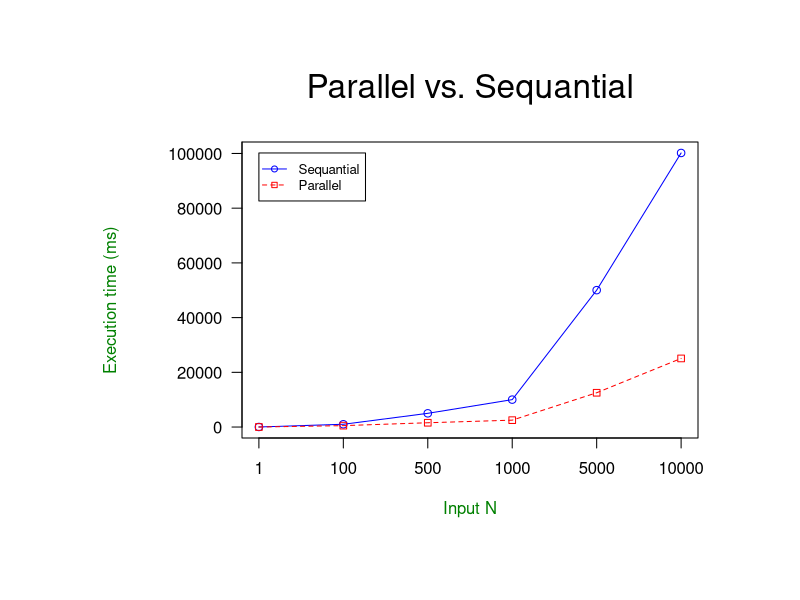

The R script that drew this image:
# Title: R Margins, single figure example
# Date: 2008-02-04
# Project: CFL R graphics

rm(list = ls())    # clear objects
graphics.off() 		# close graphics windows 

# Generate data
seq <- c( 23 ,1014, 5013, 10021, 50035,  100181) 
par <- c(12, 515, 1565,  2515, 12531 , 25076) 
g_range <- range(0, seq, par)

# Plot the data

# - Specify the layout parameters before any plotting
#   If you don't specify them before any plotting, the
#   results will be inconsistent and misaligned.
#
# - oma stands for 'Outer Margin Area', or the total margin space that is outside
#   of the standard plotting region (see graph)
#
# - The vector is ordered, the first value corresponding to the bottom. The entire
#   array is c(bottom, left, top, right)
#
# - All of the alternatives are:
#	- oma: Specify width of margins in number of lines
# 	- omi: Specify width of margins in inches
#	- omd: Specify width of margins in 'device coordinates'
#		- Device coordinates place (0,0) in the upper left and (1,1) in the
#		  lower right corner

par(oma=c(3,8,3,3))  # all sides have 3 lines of space
#par(omi=c(1,1,1,1)) # alternative, uncomment this and comment the previous line to try

# - The mar command represents the figure margins. The vector is in the same ordering of
#   the oma commands.
# 
# - The default size is c(5,4,4,2) + 0.1, (equivalent to c(5.1,4.1,4.1,2.1)). 
#
# - The axes tick marks will go in the first line of the left and bottom with the axis
#   label going in the second line.
#
# - The title will fit in the third line on the top of the graph. 
#
# - All of the alternatives are:
#	- mar: Specify the margins of the figure in number of lines
#	- mai: Specify the margins of the figure in number of inches

par(mar=c(5,4,4,2) + 0.1) 
#par(mai=c(2,1.5,1.5,.5)) # alternative, uncomment this and comment the previous line

# Plot
plot(seq, type="o", col="blue" , ylim=g_range, axes=FALSE, ann=FALSE) # type="n" hides the points

axis(1, at=1:6, lab=c("1", "100", "500", "1000", "5000", "10000"))
axis(2, las=1, at=20000*0:g_range[2])

# Place text in the plot and color everything plot-related red

box("plot", col="black")

lines(par, type="o", pch=22, lty=2, col="red")
#title(ylab= "Execution time (ms)", col.lab=rgb(0,0.5,0), side=2, line=4)


# Place text in the margins and label the margins, all in green
mtext("Parallel vs. Sequantial", side=3, line=2, cex=2, col="Black")

# Label the outer margin area and color it blue
# Note the 'outer=TRUE' command moves us from the figure margins to the outer
# margins.
mtext("Execution time (ms)", side=2, line=2, adj=0.5, cex=1, col=rgb(0,0.5,0), outer=TRUE)

title(xlab= "Input N", col.lab=rgb(0,0.5,0))

legend(1, g_range[2], c("Sequantial","Parallel"), cex=0.8, 
       col=c("blue","red"), pch=21:22, lty=1:2);

# Further reading:
# http://cran.r-project.org/doc/manuals/R-intro.html#Multiple-figure-environment
